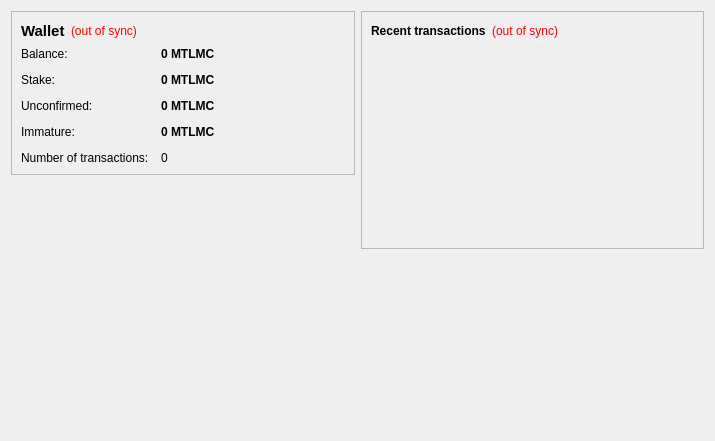
<?xml version="1.0" encoding="UTF-8"?>
<ui version="4.0">
 <class>OverviewPage</class>
 <widget class="QWidget" name="OverviewPage">
  <property name="geometry">
   <rect>
    <x>0</x>
    <y>0</y>
    <width>715</width>
    <height>441</height>
   </rect>
  </property>
  <property name="windowTitle">
   <string>Form</string>
  </property>
  <layout class="QHBoxLayout" name="horizontalLayout" stretch="1,1">
   <item>
    <layout class="QVBoxLayout" name="verticalLayout_2">
     <item>
      <widget class="QFrame" name="frame">
       <property name="frameShape">
        <enum>QFrame::StyledPanel</enum>
       </property>
       <property name="frameShadow">
        <enum>QFrame::Raised</enum>
       </property>
       <layout class="QVBoxLayout" name="verticalLayout_4">
        <item>
         <layout class="QHBoxLayout" name="horizontalLayout_4">
          <item>
           <widget class="QLabel" name="label_5">
            <property name="font">
             <font>
              <pointsize>11</pointsize>
              <weight>75</weight>
              <bold>true</bold>
             </font>
            </property>
            <property name="text">
             <string>Wallet</string>
            </property>
           </widget>
          </item>
          <item>
           <widget class="QLabel" name="labelWalletStatus">
            <property name="toolTip">
             <string>The displayed information may be out of date. Your wallet automatically synchronizes with the MetalMusicCoin3 network after a connection is established, but this process has not completed yet.</string>
            </property>
            <property name="styleSheet">
             <string notr="true">QLabel { color: red; }</string>
            </property>
            <property name="text">
             <string notr="true">(out of sync)</string>
            </property>
            <property name="alignment">
             <set>Qt::AlignLeading|Qt::AlignLeft|Qt::AlignVCenter</set>
            </property>
           </widget>
          </item>
          <item>
           <spacer name="horizontalSpacer_2">
            <property name="orientation">
             <enum>Qt::Horizontal</enum>
            </property>
            <property name="sizeHint" stdset="0">
             <size>
              <width>40</width>
              <height>20</height>
             </size>
            </property>
           </spacer>
          </item>
         </layout>
        </item>
        <item>
         <layout class="QFormLayout" name="formLayout_2">
          <property name="fieldGrowthPolicy">
           <enum>QFormLayout::AllNonFixedFieldsGrow</enum>
          </property>
          <property name="horizontalSpacing">
           <number>12</number>
          </property>
          <property name="verticalSpacing">
           <number>12</number>
          </property>
          <item row="0" column="0">
           <widget class="QLabel" name="label">
            <property name="text">
             <string>Balance:</string>
            </property>
           </widget>
          </item>
          <item row="0" column="1">
           <widget class="QLabel" name="labelBalance">
            <property name="font">
             <font>
              <weight>75</weight>
              <bold>true</bold>
             </font>
            </property>
            <property name="cursor">
             <cursorShape>IBeamCursor</cursorShape>
            </property>
            <property name="toolTip">
             <string>Your current balance</string>
            </property>
            <property name="text">
             <string notr="true">0 MTLMC</string>
            </property>
            <property name="textInteractionFlags">
             <set>Qt::LinksAccessibleByMouse|Qt::TextSelectableByKeyboard|Qt::TextSelectableByMouse</set>
            </property>
           </widget>
          </item>
          <item row="1" column="0">
           <widget class="QLabel" name="label_6">
            <property name="text">
             <string>Stake:</string>
            </property>
           </widget>
          </item>
          <item row="1" column="1">
           <widget class="QLabel" name="labelStake">
            <property name="font">
             <font>
              <weight>75</weight>
              <bold>true</bold>
             </font>
            </property>
            <property name="cursor">
             <cursorShape>IBeamCursor</cursorShape>
            </property>
            <property name="toolTip">
             <string>Total of coins that was staked, and do not yet count toward the current balance</string>
            </property>
            <property name="text">
             <string notr="true">0 MTLMC</string>
            </property>
            <property name="textInteractionFlags">
             <set>Qt::LinksAccessibleByMouse|Qt::TextSelectableByKeyboard|Qt::TextSelectableByMouse</set>
            </property>
           </widget>
          </item>
          <item row="2" column="0">
           <widget class="QLabel" name="label_3">
            <property name="text">
             <string>Unconfirmed:</string>
            </property>
           </widget>
          </item>
          <item row="2" column="1">
           <widget class="QLabel" name="labelUnconfirmed">
            <property name="font">
             <font>
              <weight>75</weight>
              <bold>true</bold>
             </font>
            </property>
            <property name="cursor">
             <cursorShape>IBeamCursor</cursorShape>
            </property>
            <property name="toolTip">
             <string>Total of transactions that have yet to be confirmed, and do not yet count toward the current balance</string>
            </property>
            <property name="text">
             <string notr="true">0 MTLMC</string>
            </property>
            <property name="textInteractionFlags">
             <set>Qt::LinksAccessibleByMouse|Qt::TextSelectableByKeyboard|Qt::TextSelectableByMouse</set>
            </property>
           </widget>
          </item>
          <item row="3" column="0">
           <widget class="QLabel" name="labelImmatureText">
            <property name="text">
             <string>Immature:</string>
            </property>
           </widget>
          </item>
          <item row="3" column="1">
           <widget class="QLabel" name="labelImmature">
            <property name="font">
             <font>
              <weight>75</weight>
              <bold>true</bold>
             </font>
            </property>
            <property name="toolTip">
             <string>Mined balance that has not yet matured</string>
            </property>
            <property name="text">
             <string notr="true">0 MTLMC</string>
            </property>
            <property name="textInteractionFlags">
             <set>Qt::LinksAccessibleByMouse|Qt::TextSelectableByKeyboard|Qt::TextSelectableByMouse</set>
            </property>
           </widget>
          </item>
          <item row="4" column="0">
           <widget class="QLabel" name="label_2">
            <property name="text">
             <string>Number of transactions:</string>
            </property>
           </widget>
          </item>
          <item row="4" column="1">
           <widget class="QLabel" name="labelNumTransactions">
            <property name="toolTip">
             <string>Total number of transactions in wallet</string>
            </property>
            <property name="text">
             <string notr="true">0</string>
            </property>
           </widget>
          </item>
         </layout>
        </item>
       </layout>
      </widget>
     </item>
     <item>
      <spacer name="verticalSpacer">
       <property name="orientation">
        <enum>Qt::Vertical</enum>
       </property>
       <property name="sizeHint" stdset="0">
        <size>
         <width>20</width>
         <height>40</height>
        </size>
       </property>
      </spacer>
     </item>
     <item>
      <widget class="QLabel" name="label_6">
       <property name="text">
        <string/>
       </property>
       <property name="pixmap">
        <pixmap resource="../bitcoin.qrc">:/images/backg</pixmap>
       </property>
       <property name="scaledContents">
        <bool>false</bool>
       </property>
       <property name="alignment">
        <set>Qt::AlignCenter</set>
       </property>
       <property name="margin">
        <number>-2</number>
       </property>
      </widget>
     </item>
    </layout>
   </item>
   <item>
    <layout class="QVBoxLayout" name="verticalLayout_3">
     <item>
      <widget class="QFrame" name="frame_2">
       <property name="frameShape">
        <enum>QFrame::StyledPanel</enum>
       </property>
       <property name="frameShadow">
        <enum>QFrame::Raised</enum>
       </property>
       <layout class="QVBoxLayout" name="verticalLayout">
        <item>
         <layout class="QHBoxLayout" name="horizontalLayout_2">
          <item>
           <widget class="QLabel" name="label_4">
            <property name="text">
             <string>&lt;b&gt;Recent transactions&lt;/b&gt;</string>
            </property>
           </widget>
          </item>
          <item>
           <widget class="QLabel" name="labelTransactionsStatus">
            <property name="toolTip">
             <string>The displayed information may be out of date. Your wallet automatically synchronizes with the MetalMusicCoin3 network after a connection is established, but this process has not completed yet.</string>
            </property>
            <property name="styleSheet">
             <string notr="true">QLabel { color: red; }</string>
            </property>
            <property name="text">
             <string notr="true">(out of sync)</string>
            </property>
            <property name="alignment">
             <set>Qt::AlignRight|Qt::AlignTrailing|Qt::AlignVCenter</set>
            </property>
           </widget>
          </item>
          <item>
           <spacer name="horizontalSpacer">
            <property name="orientation">
             <enum>Qt::Horizontal</enum>
            </property>
            <property name="sizeHint" stdset="0">
             <size>
              <width>40</width>
              <height>20</height>
             </size>
            </property>
           </spacer>
          </item>
         </layout>
        </item>
        <item>
         <widget class="QListView" name="listTransactions">
          <property name="styleSheet">
           <string notr="true">QListView { background: transparent; }</string>
          </property>
          <property name="frameShape">
           <enum>QFrame::NoFrame</enum>
          </property>
          <property name="verticalScrollBarPolicy">
           <enum>Qt::ScrollBarAlwaysOff</enum>
          </property>
          <property name="horizontalScrollBarPolicy">
           <enum>Qt::ScrollBarAlwaysOff</enum>
          </property>
          <property name="selectionMode">
           <enum>QAbstractItemView::NoSelection</enum>
          </property>
         </widget>
        </item>
       </layout>
      </widget>
     </item>
     <item>
      <spacer name="verticalSpacer_2">
       <property name="orientation">
        <enum>Qt::Vertical</enum>
       </property>
       <property name="sizeHint" stdset="0">
        <size>
         <width>20</width>
         <height>40</height>
        </size>
       </property>
      </spacer>
     </item>
    </layout>
   </item>
  </layout>
 </widget>
 <resources>
  <include location="../bitcoin.qrc"/>
 </resources>
 <connections/>
</ui>
